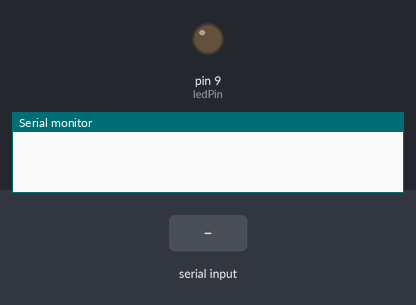
Bench run of a sketch on a simulated Arduino Uno, built with avr-gcc and run on an emulated ATmega328P. On the bench: output pins drawn as LEDs (lit = HIGH), the last lines printed to the serial monitor. The inputs (shaded band) are chosen by the test bench.

Above: at 1.2 s.
1.3 s: "LIGAR\n" received over the second serial link
At 1.6 s:
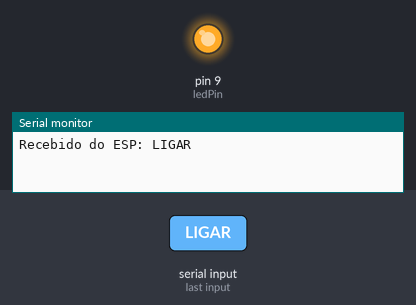
2.8 s: "BRILHO:90\n" received over the second serial link
At 3.9 s:
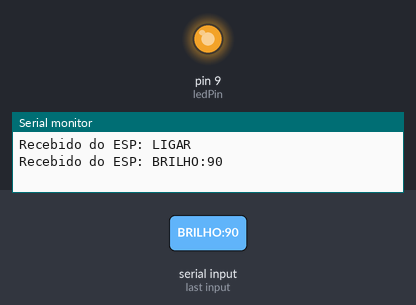
4.3 s: "DESLIGAR\n" received over the second serial link
At 5.1 s:
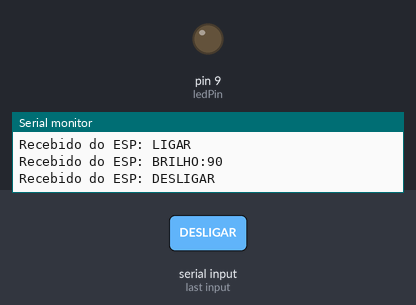
Timing chart, 0 to 7.3 s (numbered marks = the images above; inputs shaded):
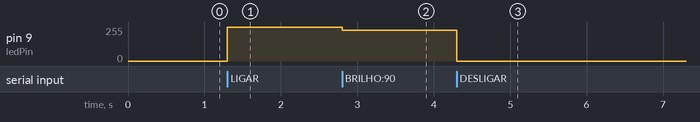

The sketch:

LedPWMControllerViaESPSerial.ino
```cpp
#include <SoftwareSerial.h>

SoftwareSerial espSerial(2, 3);

const int ledPin = 9; // Pino PWM para controlar o Brilho do LED
int brilho = 255;
bool ligado = false;

void setup() {
  Serial.begin(9600);
  espSerial.begin(9600);
  pinMode(ledPin, OUTPUT);
  analogWrite(ledPin, 0);
}

void loop() {
  if (espSerial.available()) {
    String comando = espSerial.readStringUntil('\n');
    comando.trim();
    Serial.print("Recebido do ESP: ");
    Serial.println(comando);

    if (comando == "LIGAR") {
      ligado = true;
      analogWrite(ledPin, brilho);
    } else if (comando == "DESLIGAR") {
      ligado = false;
      analogWrite(ledPin, 0);
    } else if (comando.startsWith("BRILHO:")) {
      int val = comando.substring(7).toInt();
      brilho = map(val, 0, 100, 0, 255);
      if (ligado) {
        analogWrite(ledPin, brilho);
      }
    }
  }
}
```

Measured:
- after the input at 1.3 s, pin 9 (ledPin): 0/255 → 255/255 at once
- after the input at 2.8 s, pin 9 (ledPin): 255/255 → 229/255 at once
- after the input at 4.3 s, pin 9 (ledPin): 229/255 → 0/255 at once
